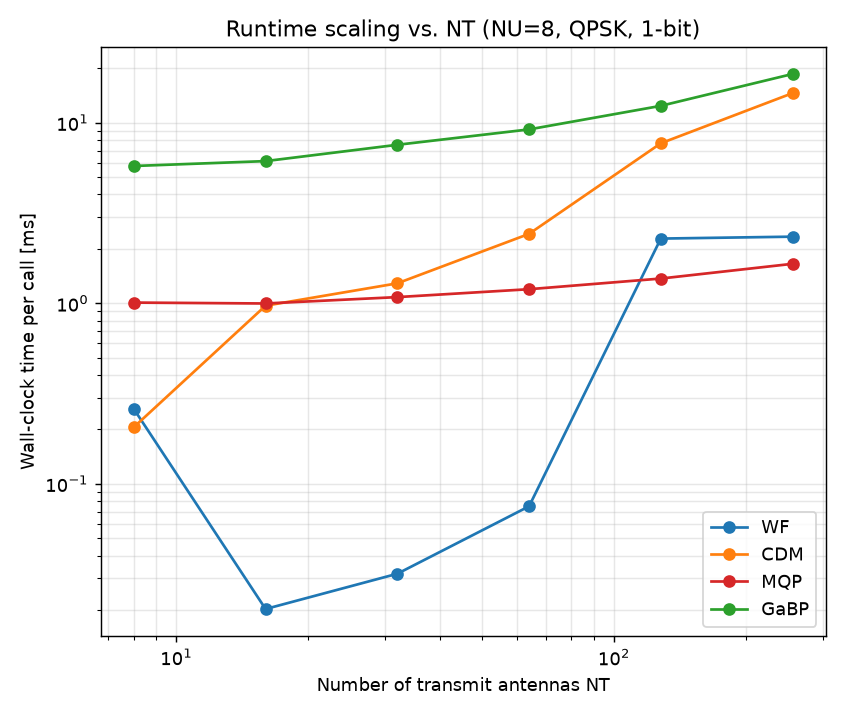

Write Python code to recreate this figure.
"""
experiments/fig7_complexity.py -- reproduces Fig. 7's story: empirical
wall-clock cost per precoding call vs. NT, for the proposed and baseline
methods. Table I gives the paper's asymptotic complexity orders; this
script measures actual runtime rather than counting operations, since
wall-clock is simpler to get right and the qualitative scaling story
(MQP and GaBP roughly linear in NT vs. WF's direct-solve growing faster,
GaBP eventually pulling ahead of MQP as NT grows) is what matters here,
not matching an exact multiplier.

Run:  python3 experiments/fig7_complexity.py
Output: fig7_complexity.png in this directory.
"""

import sys
import os
sys.path.insert(0, os.path.dirname(os.path.dirname(os.path.abspath(__file__))))

import time
import numpy as np
import matplotlib.pyplot as plt

from system_model import gen_alphabet, qam_constellation, iid_Rayleigh_channel
from baselines import precoder_wf , cdm
from mqp import mqp
from gabp import gabp

NT_RANGE = [8, 16, 32, 64, 128, 256]
NU = 8
M, b, P = 4, 1, 1.0   # QPSK, 1-bit -- see mqp.py's documented 2-bit limitation
N_REPEATS = 15


def time_call(fn, n_repeats):
    t0 = time.time()
    for _ in range(n_repeats):
        fn()
    return (time.time() - t0) / n_repeats


def run():
    Sconst = qam_constellation(M)
    times = {"WF": [], "CDM": [], "MQP": [], "GaBP": []}

    for NT in NT_RANGE:
        levels, thresholds, C = gen_alphabet(b, P, NT)
        rng = np.random.default_rng(0)
        H = iid_Rayleigh_channel(NU, NT, rng)
        s = Sconst[rng.integers(0, M, NU)]
        sigma_n2 = 0.05

        times["WF"].append(time_call(lambda: precoder_wf(s, H, P, NU, sigma_n2), N_REPEATS))
        x_wf = precoder_wf(s, H, P, NU, sigma_n2)
        times["CDM"].append(time_call(lambda: cdm(s, H, C, NU, sigma_n2, x_wf.copy()), N_REPEATS))
        times["MQP"].append(time_call(
            lambda: mqp(s, H, C, P, NU, sigma_n2, np.zeros(NT, dtype=complex), Tmax=30), N_REPEATS))
        times["GaBP"].append(time_call(
            lambda: gabp(s, H, C, NU, sigma_n2, kmax=150), max(3, N_REPEATS // 3)))

        print(f"NT={NT:4d}:  WF={times['WF'][-1]*1e3:8.3f}ms  CDM={times['CDM'][-1]*1e3:8.3f}ms  "
              f"MQP={times['MQP'][-1]*1e3:8.3f}ms  GaBP={times['GaBP'][-1]*1e3:8.3f}ms")

    return times


if __name__ == "__main__":
    print(f"NU={NU} fixed, QPSK, 1-bit, sweeping NT -- {N_REPEATS} repeats per point")
    times = run()

    fig, ax = plt.subplots(figsize=(6.5, 5.5))
    styles = {"WF": "tab:blue", "CDM": "tab:orange", "MQP": "tab:red", "GaBP": "tab:green"}
    for m, color in styles.items():
        ax.loglog(NT_RANGE, np.array(times[m]) * 1e3, "o-", color=color, label=m)
    ax.set_xlabel("Number of transmit antennas NT")
    ax.set_ylabel("Wall-clock time per call [ms]")
    ax.set_title(f"Runtime scaling vs. NT (NU={NU}, QPSK, 1-bit)")
    ax.grid(True, which="both", alpha=0.3)
    ax.legend()
    fig.tight_layout()
    out = os.path.join(os.path.dirname(os.path.abspath(__file__)), "fig7_complexity.png")
    fig.savefig(out, dpi=130)
    print(f"Saved {out}")
